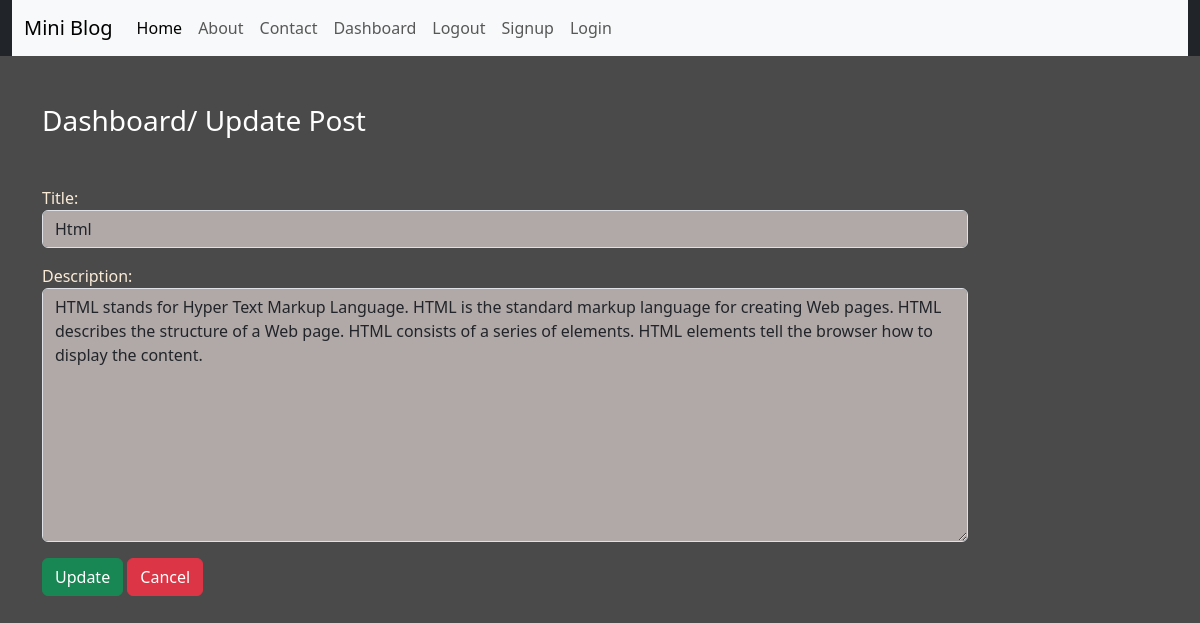
The page /updatepost/10/ (signed in) on the database its author committed.
### blog/models.py (models this page shows, shortened)
class Post(models.Model):
    title = models.CharField(max_length=150)
    desc = models.TextField()
    user_post = models.ForeignKey(User, on_delete=models.CASCADE)

### blog/views.py (the view)
# urls.py: path("updatepost/<int:id>/", views.update_post, name='updatepost'),
def update_post(request, id):
    if request.user.is_authenticated:
        if request.method == "POST":
            pi= Post.objects.get(pk=id)
            form = PostForm(request.POST, instance=pi)
            if form.is_valid:
                form.save()
                return redirect('dashboard')
        else:
            pi= Post.objects.get(pk=id)
            form = PostForm(instance=pi)
        return render(request, 'blog/updatepost.html', {'form':form})
    else:
        return HttpResponseRedirect('/login/')

### blog/forms.py
class PostForm(forms.ModelForm):
    class Meta:
        model = Post
        exclude = ['user_post']
        labels = {'title':'Title', 'desc':'Description'}
        widgets = {'title':forms.TextInput(attrs={'class':'form-control'}),
                   'desc':forms.Textarea(attrs={'class':'form-control'}),}

### blog/templates/blog/updatepost.html (shortened to what this page needs)
{% extends "blog/base.html" %}
{% load static %}
{% block content %}
<div class='col-sm-10'>
    <h3 class='text-white my-5'>Dashboard/ Update Post</h3>
    <form action="" method='POST' novalidate>
        {{form.as_p}}
        <input type="submit" value="Update" class='btn btn-success'>
        <a href="{% url "dashboard" %}" class='btn btn-danger'>Cancel</a>
    </form>
</div>
{% endblock content %}

### blog/static/blog/css/style.css (style rules this page uses)
body { background-color: rgb(75, 74, 74); color: antiquewhite; }
.form-control { background-color: rgb(177, 168, 168); }

### rows shown on the page
Post: title "Html", desc "HTML stands for Hyper Text Markup Language. HTML is the standard markup language for creating Web pages. HTML describes the structure of a Web page. HTML consists of a series of elements. HTML elements tell the browser how to display the content."
